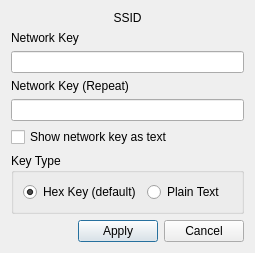
<?xml version="1.0" encoding="UTF-8"?>
<ui version="4.0">
 <class>netKey</class>
 <widget class="QDialog" name="netKey">
  <property name="geometry">
   <rect>
    <x>0</x>
    <y>0</y>
    <width>255</width>
    <height>239</height>
   </rect>
  </property>
  <property name="windowTitle">
   <string>Please Enter Network Key</string>
  </property>
  <layout class="QVBoxLayout" name="verticalLayout_2">
   <item>
    <spacer name="verticalSpacer_2">
     <property name="orientation">
      <enum>Qt::Vertical</enum>
     </property>
     <property name="sizeHint" stdset="0">
      <size>
       <width>20</width>
       <height>40</height>
      </size>
     </property>
    </spacer>
   </item>
   <item>
    <widget class="QLabel" name="labelssid">
     <property name="layoutDirection">
      <enum>Qt::LeftToRight</enum>
     </property>
     <property name="text">
      <string>SSID</string>
     </property>
     <property name="alignment">
      <set>Qt::AlignCenter</set>
     </property>
    </widget>
   </item>
   <item>
    <widget class="QLabel" name="label">
     <property name="text">
      <string>Network Key</string>
     </property>
    </widget>
   </item>
   <item>
    <widget class="QLineEdit" name="lineKey2"/>
   </item>
   <item>
    <widget class="QLabel" name="label_2">
     <property name="text">
      <string>Network Key (Repeat)</string>
     </property>
    </widget>
   </item>
   <item>
    <widget class="QLineEdit" name="lineKey"/>
   </item>
   <item>
    <spacer name="verticalSpacer">
     <property name="orientation">
      <enum>Qt::Vertical</enum>
     </property>
     <property name="sizeHint" stdset="0">
      <size>
       <width>20</width>
       <height>40</height>
      </size>
     </property>
    </spacer>
   </item>
   <item>
    <widget class="QCheckBox" name="checkShowKey">
     <property name="text">
      <string>Show network key as text</string>
     </property>
    </widget>
   </item>
   <item>
    <widget class="QGroupBox" name="group_keytype">
     <property name="title">
      <string>Key Type</string>
     </property>
     <layout class="QHBoxLayout" name="horizontalLayout_2">
      <item>
       <widget class="QRadioButton" name="radio_hex">
        <property name="text">
         <string>Hex Key (default)</string>
        </property>
        <property name="checked">
         <bool>true</bool>
        </property>
       </widget>
      </item>
      <item>
       <widget class="QRadioButton" name="radio_text">
        <property name="text">
         <string>Plain Text</string>
        </property>
       </widget>
      </item>
     </layout>
    </widget>
   </item>
   <item>
    <spacer name="verticalSpacer_3">
     <property name="orientation">
      <enum>Qt::Vertical</enum>
     </property>
     <property name="sizeHint" stdset="0">
      <size>
       <width>20</width>
       <height>40</height>
      </size>
     </property>
    </spacer>
   </item>
   <item>
    <layout class="QHBoxLayout" name="horizontalLayout">
     <item>
      <spacer name="horizontalSpacer">
       <property name="orientation">
        <enum>Qt::Horizontal</enum>
       </property>
       <property name="sizeHint" stdset="0">
        <size>
         <width>40</width>
         <height>20</height>
        </size>
       </property>
      </spacer>
     </item>
     <item>
      <widget class="QPushButton" name="pushApply">
       <property name="text">
        <string>Apply</string>
       </property>
      </widget>
     </item>
     <item>
      <widget class="QPushButton" name="pushCancel">
       <property name="text">
        <string>Cancel</string>
       </property>
      </widget>
     </item>
    </layout>
   </item>
  </layout>
 </widget>
 <resources/>
 <connections/>
</ui>
